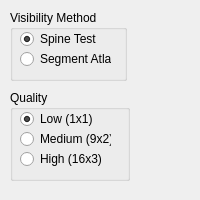
  <widget class="QDockWidget" name="lineVisibilityDockWidget" >
   <property name="sizePolicy" >
    <sizepolicy vsizetype="Preferred" hsizetype="Maximum" >
     <horstretch>0</horstretch>
     <verstretch>0</verstretch>
    </sizepolicy>
   </property>
   <property name="minimumSize" >
    <size>
     <width>200</width>
     <height>200</height>
    </size>
   </property>
   <property name="allowedAreas" >
    <set>Qt::LeftDockWidgetArea|Qt::RightDockWidgetArea</set>
   </property>
   <property name="windowTitle" >
    <string>Line Visibility</string>
   </property>
   <attribute name="dockWidgetArea" >
    <number>1</number>
   </attribute>
   <widget class="QWidget" name="dockWidgetContents_6" >
    <widget class="QGroupBox" name="groupBox_2" >
     <property name="geometry" >
      <rect>
       <x>10</x>
       <y>10</y>
       <width>117</width>
       <height>71</height>
      </rect>
     </property>
     <property name="title" >
      <string>Visibility Method</string>
     </property>
     <widget class="QRadioButton" name="itembufferSegmentAtlasButton" >
      <property name="geometry" >
       <rect>
        <x>10</x>
        <y>40</y>
        <width>91</width>
        <height>18</height>
       </rect>
      </property>
      <property name="text" >
       <string>Segment Atlas</string>
      </property>
      <property name="checked" >
       <bool>false</bool>
      </property>
     </widget>
     <widget class="QRadioButton" name="itembufferSpineTestButton" >
      <property name="geometry" >
       <rect>
        <x>10</x>
        <y>20</y>
        <width>91</width>
        <height>18</height>
       </rect>
      </property>
      <property name="text" >
       <string>Spine Test</string>
      </property>
      <property name="checked" >
       <bool>true</bool>
      </property>
     </widget>
    </widget>
    <widget class="QGroupBox" name="groupBox_3" >
     <property name="geometry" >
      <rect>
       <x>10</x>
       <y>90</y>
       <width>120</width>
       <height>91</height>
      </rect>
     </property>
     <property name="title" >
      <string>Quality</string>
     </property>
     <widget class="QRadioButton" name="mediumQualityButton" >
      <property name="geometry" >
       <rect>
        <x>10</x>
        <y>40</y>
        <width>91</width>
        <height>18</height>
       </rect>
      </property>
      <property name="text" >
       <string>Medium (9x2)</string>
      </property>
     </widget>
     <widget class="QRadioButton" name="highQualityButton" >
      <property name="geometry" >
       <rect>
        <x>10</x>
        <y>60</y>
        <width>84</width>
        <height>18</height>
       </rect>
      </property>
      <property name="text" >
       <string>High (16x3)</string>
      </property>
     </widget>
     <widget class="QRadioButton" name="lowQualityButton" >
      <property name="geometry" >
       <rect>
        <x>10</x>
        <y>20</y>
        <width>101</width>
        <height>18</height>
       </rect>
      </property>
      <property name="text" >
       <string>Low (1x1)</string>
      </property>
      <property name="checked" >
       <bool>true</bool>
      </property>
     </widget>
    </widget>
   </widget>
  </widget>
